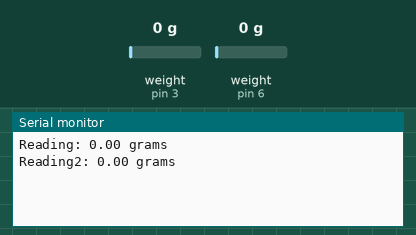
The sketch below on a simulated Arduino Uno, built with avr-gcc and run on an emulated ATmega328P. Shown: the last lines printed to the serial monitor. The inputs (shaded band) are chosen by the test bench; at power-on: weight on the scale (sensors on pin 3, pin 6) 0 g.

Above: at 5.2 s.
5.3 s: weight on the scale (sensor on pin 3) set to 100 g
At 6.8 s:
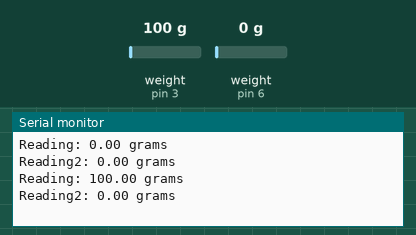
7.7 s: weight on the scale (sensor on pin 6) set to 100 g
At 9.7 s:
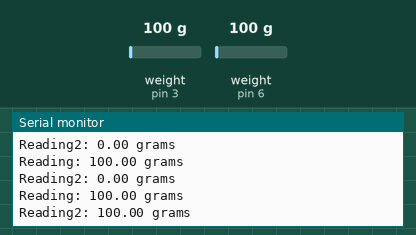
10.1 s: weight on the scale (sensor on pin 3) set to 1250 g
At 11.5 s:
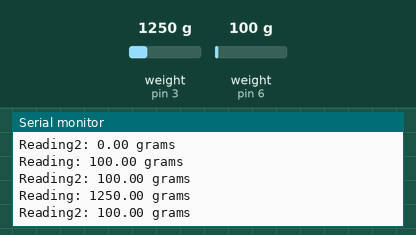
12.5 s: weight on the scale (sensor on pin 6) set to 1250 g
At 14.4 s:
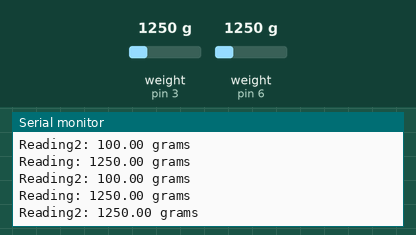
Timing chart, 0 to 15.9 s (numbered marks = the images above; inputs shaded):
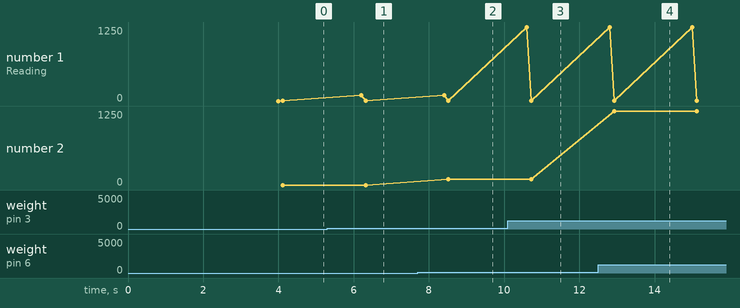

The sketch:

weight_sensor.ino
```cpp
#include "HX711.h"
HX711 scale(3, 2);// digital pins
HX711 scale2(6, 7);// digital pins

float calibration_factor = 2000; // this calibration factor is adjusted according to my load cell
float calibration_factor2 = 2500; // this calibration factor is adjusted according to my load cell
float units;// where the wight is stored
float units2;// where the wight is stored

void setup() {
  Serial.begin(9600);

  scale.set_scale();
  scale.tare();  //Reset the scale to 0
  scale2.set_scale();
  scale2.tare();  //Reset the scale to

  long zero_factor = scale.read_average(); //remove the need of tare
  long zero_factor2 = scale2.read_average(); //remove the need of tare

}

void loop() {

  scale.set_scale(calibration_factor); //Adjust to this calibration factor

  Serial.print("Reading: ");
  units = scale.get_units(), 10;
  if (units < 0)
  {
    units = 0.00;// to avoid getting minus weight values
  }

  Serial.print(units);
  Serial.print(" grams");

  Serial.println();

  scale2.set_scale(calibration_factor); //Adjust to this calibration factor
  Serial.print("Reading2: ");
  units2 = scale2.get_units(), 10;
  if (units2 < 0)
  {
    units2 = 0.00;// to avoid getting minus weight values
  }

  Serial.print(units2);
  Serial.print(" grams");

  Serial.println();


  delay(2000);
}
```

Measured:
- after the input at 5.3 s, the serial monitor: prints a new line after 0.90 s (image 1)
- after the input at 7.7 s, the serial monitor: prints a new line after 0.82 s (image 2)
- after the input at 10.1 s, the serial monitor: prints a new line after 0.50 s (image 3)
- after the input at 12.5 s, the serial monitor: prints a new line after 0.42 s (image 4)
